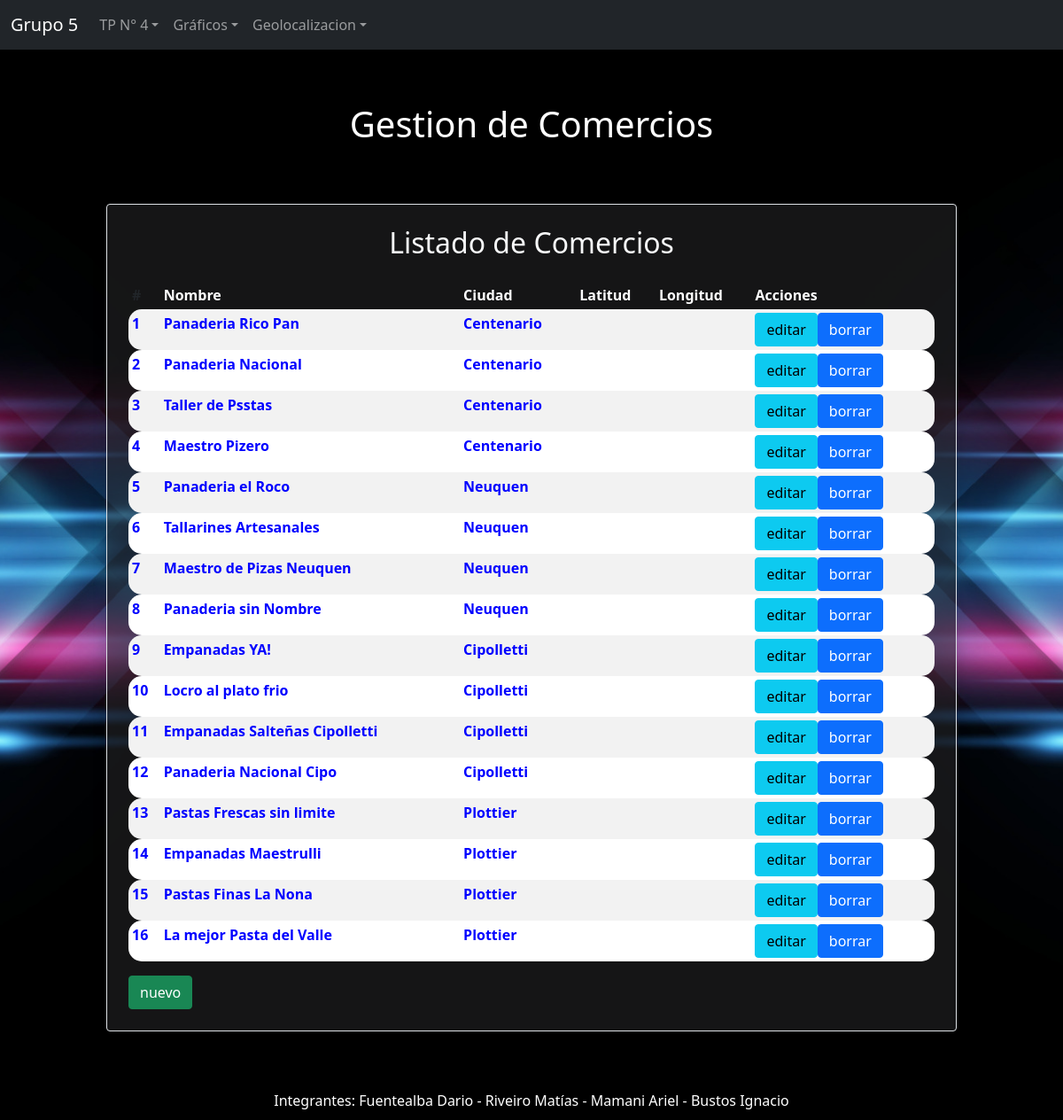
/Vista/comercio/index.php, run on an earlier commit of the app's database.
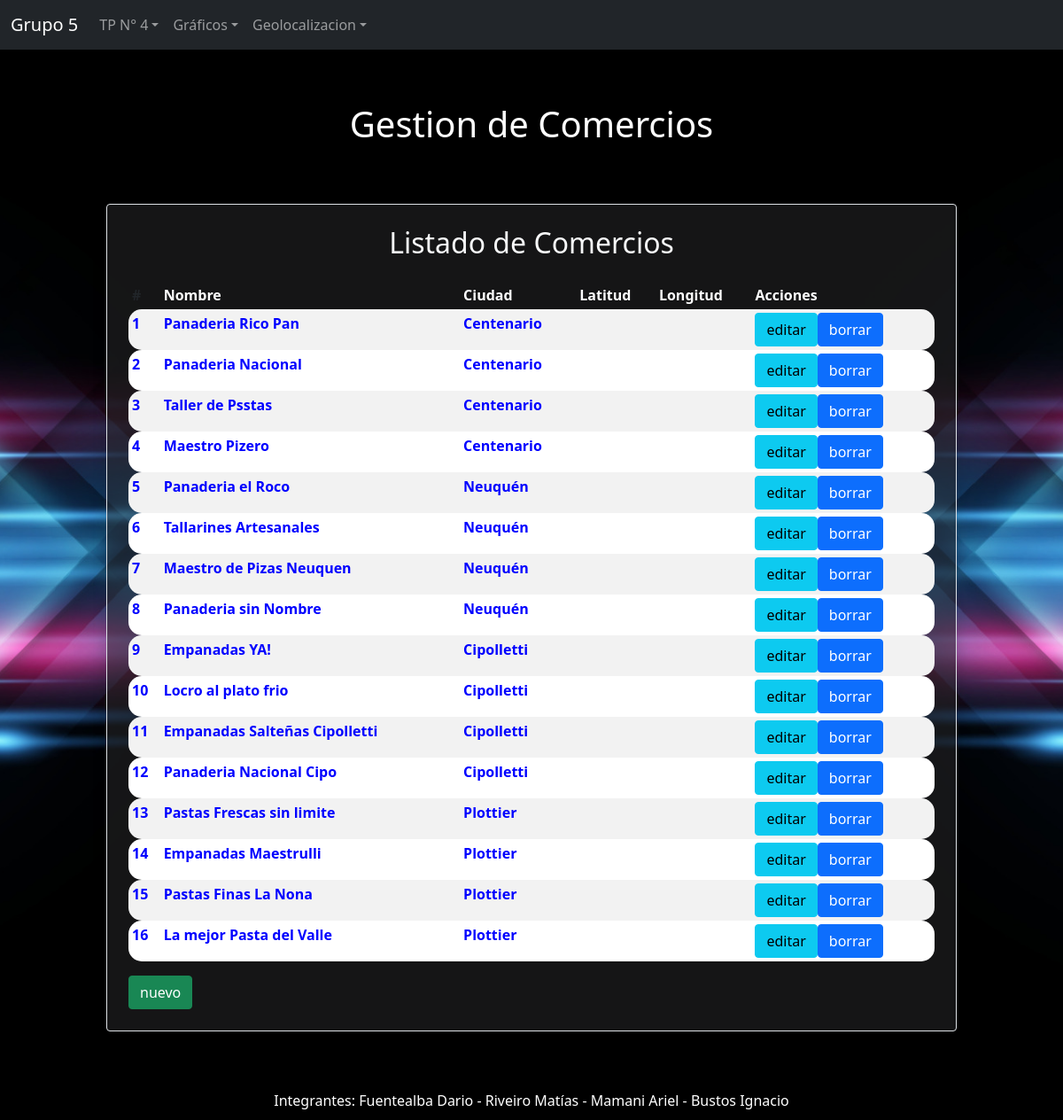
And on a later commit of the database.
### tables this page shows
CREATE TABLE comercio (
  com_id int(6) NOT NULL PRIMARY KEY,
  com_nombre varchar(30),
  ciu_id int(3)
);

CREATE TABLE ciudad (
  ciu_id int(3) NOT NULL PRIMARY KEY,
  ciu_nombre varchar(30) NOT NULL
);

### Vista/comercio/accion.php (called while the page is built, shortened)
<?php
$titulo = " Gestion de Comercios";
include_once("../Estructura/header.php");
$objTrans = new AbmComercio();
if (isset($datos['accion'])){
    if($datos['accion']=='listar'){
        $lista = $objTrans->buscar(null);
}
}
?>

### Util/funciones.php (called while the page is built, shortened)
<?php
spl_autoload_register(function ($class_name){
    $directorys = array(
        $GLOBALS['ROOT'].'Modelo/',
        $GLOBALS['ROOT'].'Modelo/Conector/',
        $GLOBALS['ROOT'].'Control/'
        );
});
?>

### Modelo/Conector/BaseDatos.php (called while the page is built, shortened)
<?php
class BaseDatos extends PDO {
  	private $conec;
  	private $indice;
  	private $resultado;
    public function __construct(){
        $this->indice =0;
        try {
           $this->conec=true;
        }catch (PDOException $e) {
            $this->sql = $e->getMessage();
            $this->conec=false;
        }
    }
    public function Iniciar(){
        return $this->getConec();
    }
    public function getConec(){
        return $this->conec;
    }
    public function setSQL($e){
        return "\n".$this->sql = $e;
    }
    public function Ejecutar($sql){
        if ( stristr($sql,"select")){
            $resp =  $this->EjecutarSelect($sql);
        }
        return $resp;
   }
   private function EjecutarSelect($sql){
       $cant = -1;
       $resultado=parent::query($sql);
       if(!$resultado){
           $this->analizarDebug();
       }else {
          $arregloResult = $resultado->fetchAll();
          $cant = count($arregloResult);
       }
       return $cant;
   }
   public function Registro() {
       $filaActual = false;
       $indiceActual = $this->getIndice();
       if ($indiceActual>=0) {
           $filas = $this->getResultado();
           if($indiceActual<count($filas)){
               $filaActual =  $filas[$indiceActual];
           }else {
               $this->setIndice(-1);
           }
       }
       return $filaActual;
   }
   private function setIndice ($valor){
       $this->indice = $valor;
   }
   private function getIndice (){
       return $this->indice;
   }
   private function setResultado($valor){
       $this->resultado = $valor;
   }
   private function getResultado(){
      return $this->resultado;
   }
}

### Modelo/Comercio.php (called while the page is built, shortened)
<?php
class Comercio {
    private $id;
    private $nombre;
    private $objCiudad;
    public function __construct(){
        $this->id = "";
        $this->nombre = "";
        $this->objCiudad = new Ciudad();
    }
    public function getid(){
        return $this->id;
    }
    public function setid($valor){
        $this->id = $valor;
    }
    public function getnombre(){
        return $this->nombre;
    }
    public function setNombre($valor){
        $this->nombre = $valor;
    }
    public function getobjCiudad(){
        return $this->objCiudad;
    }
    public function setobjCiudad($obj){
        $this->objCiudad = $obj;
    }
    public static function listar($parametro=""){
        $arreglo = array();
        $base = new BaseDatos();
        $sql = "SELECT * FROM comercio ";
        if ($parametro != "") {
            $sql .= " WHERE " .$parametro;
        }
        $res = $base->Ejecutar($sql);
        if($res > -1){
            if($res > 0){
                while ($row = $base->Registro()){
                    $obj = new Comercio();
                    $objCiudad = new Ciudad();
                    $objCiudad->setid( $row['ciu_id']);
                    $objCiudad->buscar($row['ciu_id']);
                    $obj->setear($row['com_id'], $row['com_nombre'], $objCiudad, $row['latitud'], $row['longitud']);
                    array_push($arreglo, $obj);
                }
            }
        }else{
            self::setmensajeoperacion("Comercio->listar: ".$base->getError());
        }
        return $arreglo;
    }
}
?>

### Control/AbmComercio.php (called while the page is built, shortened)
<?php
class AbmComercio{
    public function buscar($param){
        $where = " true ";
        $arreglo = Comercio::listar($where);
        return $arreglo;
    }
}
?>

### Modelo/Ciudad.php (called while the page is built, shortened)
<?php
class Ciudad {
    private $ciu_nombre;
    public function __construct(){
        $this->ciu_nombre = "";
    }
    public function getNombre(){
        return $this->ciu_nombre;
    }
    public function setNombre($valor){
        $this->ciu_nombre = $valor;
    }
    public function buscar($ciu_id){
        $base = new BaseDatos();
        $exito = false;
        $sql = "Select * from ciudad where ciu_id = " . $ciu_id;
        if($base ->Iniciar()){
            if($base->Ejecutar($sql)){
                if($row = $base->Registro()){
                    $exito = true;
                }
            }
        }
        return $exito;
    }
}
?>

### Vista/comercio/index.php (the view, shortened to what this page needs)
<?php
include_once("../Estructura/header.php");
include_once("accion.php");
?>
<div class="divtitulo">
    <h1><?php echo $titulo;?></h1>
</div>
<div class="container_auto mt-3 mt-5 p-4 border rounded shadow text-light">
<div class="text-center mb-4">
    <h2>Listado de Comercios</h2>
</div>
    <div class="table-responsive">
        <table class="table table-striped table-sm">
            <thead>
            <tr>
                <th scope="col">#</th>
                <th class="text-white" scope="col">Nombre</th>
                <th class="text-white" scope="col">Ciudad</th>
                <th class="text-white" scope="col">Latitud</th>
                <th class="text-white" scope="col">Longitud</th>
                <th class="text-white" scope="col">Acciones</th>
            </tr>
            </thead>
            <tbody>
    <?php
    if(count($lista)>0){
        foreach ($lista as $comercio){
            echo '<tr><td>'.$comercio->getid().'</td>';
            echo '<td>'.$comercio->getNombre().'</td>';
            echo '<td>'.$comercio->getobjCiudad()->getNombre().'</td>';
            echo '<td>'.$comercio->getLatitud().'</td>';
            echo '<td>'.$comercio->getLongitud().'</td>';
            echo '<td><a class="btn btn-info" role="button" href="editar.php?accion=editar&com_id='.$comercio->getid().'">editar</a>';
            echo '<a class="btn btn-primary" role="button" href="editar.php?accion=borrar&com_id='.$comercio->getid().'">borrar</a></td></tr>';
        }
    }
    ?>
            </tbody>
        </table>
    </div>
    <div class="row float-right">
        <div class="col-md-12 float-right">
            <a class="btn btn-success" role="button" href="editar.php?accion=nuevo">nuevo</a>
        </div>
    </div>
</div>
<?php
include_once("../Estructura/footer.php");
?>

### Vista/Estructura/header.php (shortened to what this page needs)
<!DOCTYPE html>
<html lang="en">
<head>
  <?php  include_once "links.php"; ?>
</head>
<body>
  <?php include_once "menu.php"; ?>

### Vista/Estructura/links.php (shortened to what this page needs)
<link rel="stylesheet" href="../Librerias/bootstrap5/css/bootstrap.min.css">
<link rel="stylesheet" href="../Librerias/node_modules/bootstrap-icons/font/bootstrap-icons.css">
<link rel="stylesheet" type="text/css" href="../css/estilos.css">

### Vista/Estructura/menu.php (shortened to what this page needs)
<nav class="navbar navbar-expand-sm bg-dark navbar-dark ">
  <div class="container-fluid">
    <a class="navbar-brand" href="../Inicio/principal.php">Grupo 5</a>
    <div class="collapse navbar-collapse" id="collapsibleNavbar">
      <ul class="navbar-nav">
        <li class="nav-item dropdown">
          <a class="nav-link dropdown-toggle" href="#" role="button" data-bs-toggle="dropdown">TP N° 4</a>
        </li>
        <li class="nav-item dropdown">
          <a class="nav-link dropdown-toggle" href="#" role="button" data-bs-toggle="dropdown">Gr&aacute;ficos</a>
        </li>
        <li class="nav-item dropdown">
          <a class="nav-link dropdown-toggle" href="#" role="button" data-bs-toggle="dropdown">Geolocalizacion</a>
        </li>
      </ul>
    </div>
  </div>
</nav>

### Vista/Estructura/footer.php (shortened to what this page needs)
</body>
<footer>
    <div class="footer">
        Integrantes: Fuentealba Dario - Riveiro Mat&iacute;as - Mamani Ariel - Bustos Ignacio
    </div>
</footer>
</html>

### Vista/css/estilos.css (style rules this page uses)
body { padding-bottom: 100px; background-image: url(../../Archivos/flechas.jpg); background-size: cover; background-repeat: no-repeat; background-position: center; }
.container_auto, .container_persona { color: white; font-weight: bold; margin-top: 5px; width: 80%; margin-left: 10%; padding: 5px; text-align: justify; background-color: rgba(42, 42, 44, 0.5); border-radius: 15px; }
.table-striped tbody tr td:first-child { border-top-left-radius: 15px; border-bottom-left-radius: 15px; overflow: hidden; }
.table-striped tbody tr td:last-child { border-top-right-radius: 15px; border-bottom-right-radius: 15px; overflow: hidden; }
.table-striped { border-collapse: separate; border-spacing: 0; }
.table-striped td { border: none; }
.table-striped th { border: none; }
.table-striped tbody tr { color: blue; }
.table-striped tbody tr:nth-of-type(odd) { background-color: white; color: blue; }
.table-striped tbody tr:nth-of-type(even) { background-color: white; color: blue; }
.footer { padding: 10px; position: fixed; left: 0; bottom: 0; width: 100%; background-color: black; color: white; text-align: center; }
.divtitulo { background-color: transparent; color: white; font-weight: bold; width: 100%; margin: 0; padding: 10px; padding-top: 5%; text-align: center; box-sizing: border-box; }

What changed in the data, as far as the page shows it:
changed through a linked row, comercio "Panaderia el Roco": ciu.ciu_nombre "Neuquen" → "Neuquén"
changed through a linked row, comercio "Tallarines Artesanales": ciu.ciu_nombre "Neuquen" → "Neuquén"
changed through a linked row, comercio "Maestro de Pizas Neuquen": ciu.ciu_nombre "Neuquen" → "Neuquén"
changed through a linked row, comercio "Panaderia sin Nombre": ciu.ciu_nombre "Neuquen" → "Neuquén"
